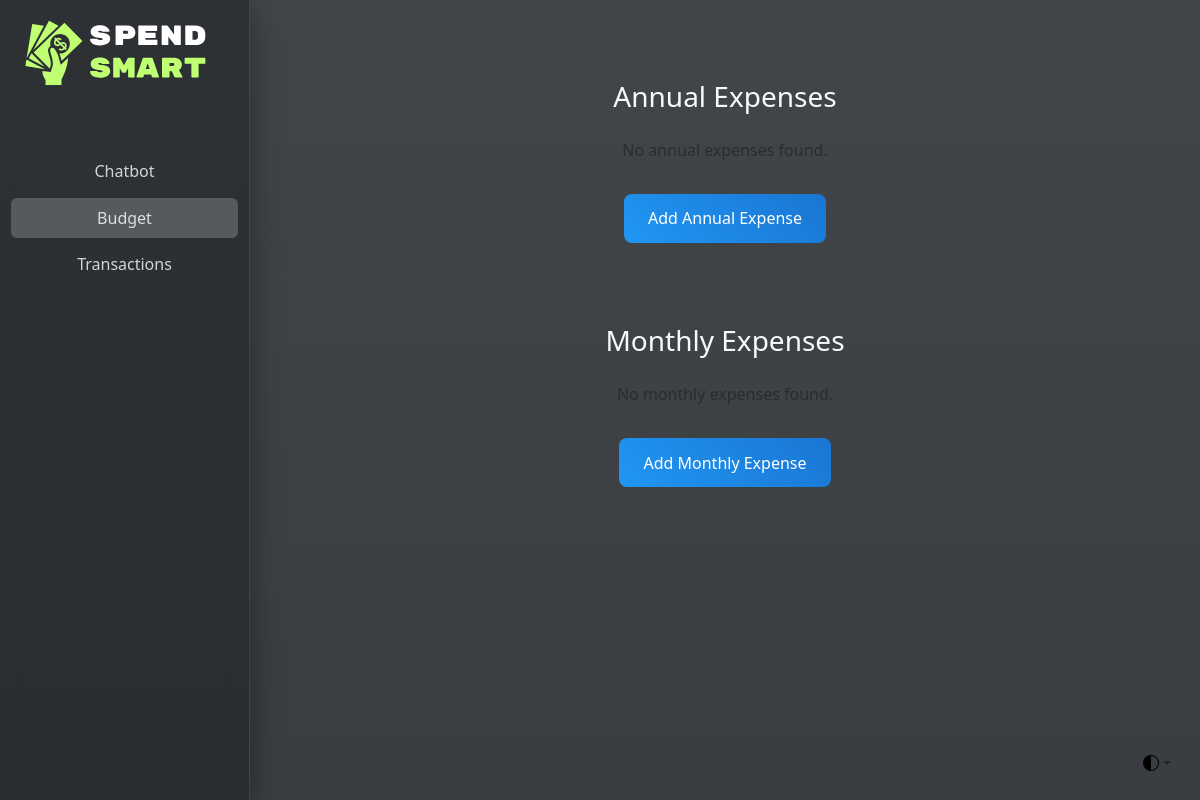
The page /budget/ on the database as committed earlier.
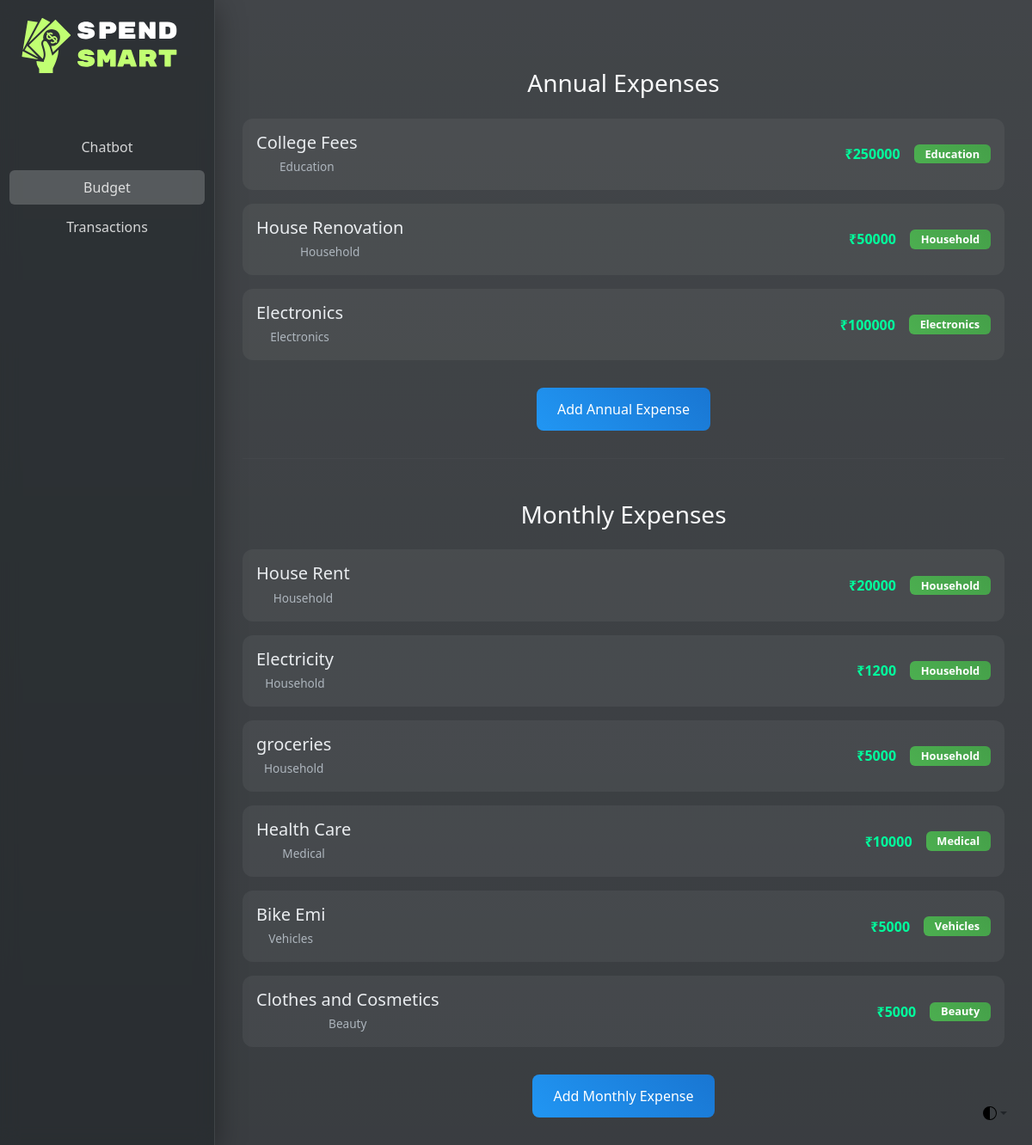
The same page on the database as committed later.
### app/models.py (models this page shows, shortened)
class AnnualExpense(models.Model):
    name = models.CharField(max_length=100)
    expense = models.BigIntegerField()
    category = models.CharField(max_length=100)
    user = models.ForeignKey(User, on_delete=models.CASCADE, related_name='user_annual_expenses')
    tag = models.ForeignKey(Tag, on_delete=models.CASCADE, related_name='annual_expenses')

class Tag(models.Model):
    name = models.CharField(max_length=100)

class MonthlyExpense(models.Model):
    name = models.CharField(max_length=100)
    expense = models.BigIntegerField()
    category = models.CharField(max_length=100)
    user = models.ForeignKey(User, on_delete=models.CASCADE, related_name='user_monthly_expenses')
    tag = models.ForeignKey(Tag, on_delete=models.CASCADE, related_name='monthly_expenses')

### app/views.py (the view)
# urls.py: path('budget/', views.budget_dashboard, name='budget_dashboard'),
def budget_dashboard(request):
    annual_expenses = AnnualExpense.objects.all()
    monthly_expenses = MonthlyExpense.objects.all()
    annual_expenses_values = [expense.expense for expense in annual_expenses]
    annual_expenses_labels = [expense.name for expense in annual_expenses]
    monthly_expenses_values = [expense.expense for expense in monthly_expenses]
    monthly_expenses_labels = [expense.name for expense in monthly_expenses]
    context = {
        'annual_expenses': annual_expenses,
        'monthly_expenses': monthly_expenses,
        'annual_expenses_values': annual_expenses_values,
        'annual_expenses_labels': annual_expenses_labels,
        'monthly_expenses_values': monthly_expenses_values,
        'monthly_expenses_labels': monthly_expenses_labels,
    }
    return render(request, 'budget_dashboard.html', context)

### app/templates/budget_dashboard.html (shortened to what this page needs)
{% extends 'base.html' %}
{% load static %}
{% block body_style %}d-flex h-100 text-center bg-dark bg-gradient{% endblock %}
{% block content %}
<ul class="nav nav-pills flex-column p-2">
  <li class="nav-item">
    <a href="{% url "home" %}">
      <img src="{% static 'images/logo.svg' %}" alt="SpendSmart Logo" height="100" class="mb-3" style="animation: floatUp 1.2s ease-out;margin-top: 5px">
    </a>
  </li>
  <li class="nav-item mt-3">
    <a class="nav-link" href="{% url 'chatbot_dashboard' %}">Chatbot</a>
  </li>
  <li class="nav-item">
    <a class="nav-link active" aria-current="page" href="#">Budget</a>
  </li>
  <li class="nav-item">
    <a class="nav-link" href="{% url 'transactions' %}">Transactions</a>
  </li>
</ul>
<div class="budget-container">
  <div class="row d-flex justify-content-between">
    <div class="col-md-6">
    </div>
    <div class="col-md-6">
    </div>
  </div>
  <h3 class="mb-4 text-light">Annual Expenses</h3>
  {% for expense in annual_expenses %}
  <div class="expense-item">
    <div class="d-flex justify-content-between align-items-center">
      <div>
        <h5 class="expense-name">{{ expense.name }}</h5>
        <small class="expense-category">{{ expense.category }}</small>
      </div>
      <div class="d-flex align-items-center">
        <span class="expense-amount me-3">₹{{ expense.expense }}</span>
        <span class="badge expense-tag">{{ expense.tag.name }}</span>
      </div>
    </div>
  </div>
  {% empty %}
  <p class="text-muted">No annual expenses found.</p>
  {% endfor %}
  <button class="add-expense-btn mt-3">Add Annual Expense</button>
  <hr style="border-color: rgba(255, 255, 255, 0.1); margin: 2rem 0;">
  <h3 class="mb-4 mt-5 text-light">Monthly Expenses</h3>
  {% for expense in monthly_expenses %}
  <div class="expense-item">
    <div class="d-flex justify-content-between align-items-center">
      <div>
        <h5 class="expense-name">{{ expense.name }}</h5>
        <small class="expense-category">{{ expense.category }}</small>
      </div>
      <div class="d-flex align-items-center">
        <span class="expense-amount me-3">₹{{ expense.expense }}</span>
        <span class="badge expense-tag">{{ expense.tag.name }}</span>
      </div>
    </div>
  </div>
  {% empty %}
  <p class="text-muted">No monthly expenses found.</p>
  {% endfor %}
  <button class="add-expense-btn mt-3">Add Monthly Expense</button>
</div>
{% endblock %}

### app/templates/base.html (shortened to what this page needs)
<!DOCTYPE html>
<html lang="en" data-bs-theme="auto" class="h-100">
<head>
    <link href="https://cdn.jsdelivr.net/npm/bootstrap@5.3.3/dist/css/bootstrap.min.css" rel="stylesheet">
</head>
<body class="{% block body_style %}{% endblock %}">
      <div class="dropdown position-fixed bottom-0 end-0 mb-3 me-3 bd-mode-toggle">
        <button class="btn btn-bd-primary py-2 dropdown-toggle d-flex align-items-center"
                id="bd-theme"
                type="button"
                aria-expanded="false"
                data-bs-toggle="dropdown"
                aria-label="Toggle theme (auto)">
          <svg class="bi my-1 theme-icon-active" width="1em" height="1em"><use href="#circle-half"></use></svg>
        </button>
      </div>
    {% block content %}{% endblock %}
</body>
</html>

### app/templates/base.html (style rules this page uses)
body { background: linear-gradient(135deg, #1a1a1a, #2c3e50, #3498db, #2c3e50); background-size: 400% 400%; animation: gradient 20s infinite; position: relative; }
body::before { content: ''; position: fixed; top: 0; left: 0; width: 100%; height: 100%; background-image: url('/static/images/background.svg'); background-size: cover; background-position: center; opacity: 0.25; z-index: 0; pointer-events: none; }
.nav-item { margin: 0.2em; }

### app/templates/budget_dashboard.html (style rules this page uses)
body { background-color: #001524; }
.nav { background: rgba(33, 37, 41, 0.6); backdrop-filter: blur(10px); -webkit-backdrop-filter: blur(10px); border-right: 1px solid rgba(255, 255, 255, 0.1); box-shadow: 0 8px 32px 0 rgba(0, 0, 0, 0.37); height: 100vh; width: 250px; min-width: 250px; padding: 1rem; }
.nav-link { color: rgba(255, 255, 255, 0.8) !important; transition: all 0.3s ease; }
.nav-link.active { background: rgba(255, 255, 255, 0.2) !important; }
.budget-container { flex: 1; padding: 2rem; color: white; height: 100vh; overflow-y: auto; scrollbar-width: thin; scrollbar-color: rgba(255, 255, 255, 0.3) transparent; }
.expense-item { background: rgba(255, 255, 255, 0.05); border-radius: 12px; max-width: 100%; box-sizing: border-box; margin-bottom: 1rem; padding: 1rem; }
.mb-4.mt-5 { margin-top: 3rem !important; }
.add-expense-btn { background: linear-gradient(45deg, #2196F3, #1976D2); border: none; padding: 0.8rem 1.5rem; border-radius: 8px; color: white; font-weight: 500; transition: all 0.3s ease; }
.expense-name { font-weight: 500; color: #e9ecef; margin-bottom: 0.2rem; }
.expense-category { font-size: 0.85rem; color: #adb5bd; }
.expense-amount { font-weight: 600; color: #00ff9d; }
.expense-tag { background: linear-gradient(45deg, #4CAF50, #45a049); border: none; padding: 0.3rem 0.8rem; font-size: 0.8rem; }

Rows that differ between the two databases and show on the page:
added AnnualExpense: name "College Fees", category "Education", expense "250000", tag.name "Education"
added AnnualExpense: name "House Renovation", category "Household", expense "50000", tag.name "Household"
added AnnualExpense: name "Electronics", category "Electronics", expense "100000", tag.name "Electronics"
added MonthlyExpense: name "House Rent", category "Household", expense "20000", tag.name "Household"
added MonthlyExpense: name "Electricity", category "Household", expense "1200", tag.name "Household"
added MonthlyExpense: name "groceries", category "Household", expense "5000", tag.name "Household"
added MonthlyExpense: name "Health Care", category "Medical", expense "10000", tag.name "Medical"
added MonthlyExpense: name "Bike Emi", category "Vehicles", expense "5000", tag.name "Vehicles"
added MonthlyExpense: name "Clothes and Cosmetics", category "Beauty", expense "5000", tag.name "Beauty"
Other text that changed with them:
text no longer shown: "No annual expenses found. No monthly expenses found."
